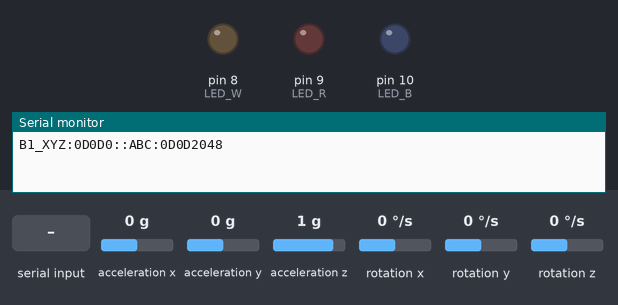
This sketch was run on a simulated Arduino Nano, built with avr-gcc and run on an emulated ATmega328P. Parts: output pins drawn as LEDs (lit = HIGH), the last lines printed to the serial monitor. Wiring (inferred from the names in the program): MPU-6050 motion sensor at I2C address 0x68. Inputs (shaded band) come from the test bench; at power-on: acceleration x 0 g, acceleration y 0 g, acceleration z 1 g, rotation x 0 °/s, rotation y 0 °/s, rotation z 0 °/s.

Above: at 1.5 s.
1.6 s: "B" received over Serial
At 3.0 s:
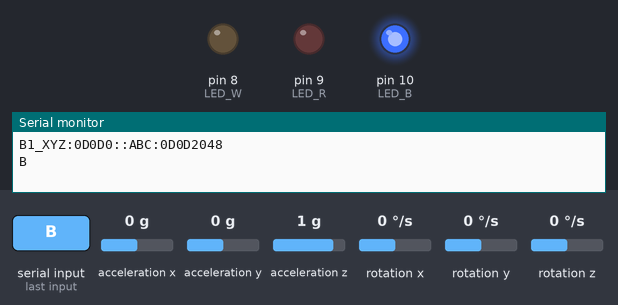
3.3 s: "R" received over Serial
At 4.5 s:
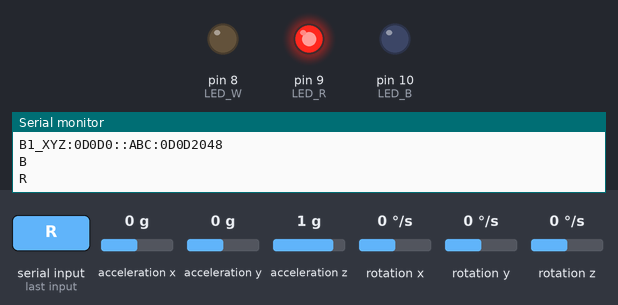
4.8 s: "W" received over Serial
At 5.9 s:
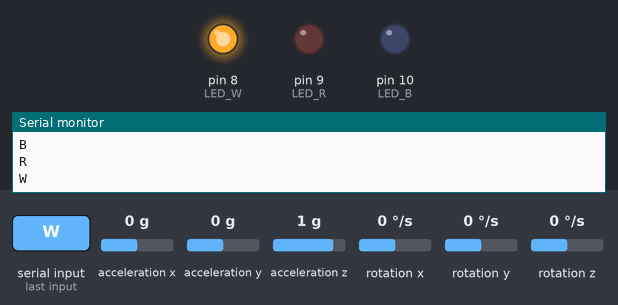
Timing chart, 0 to 7.8 s (numbered marks = the images above; inputs shaded):
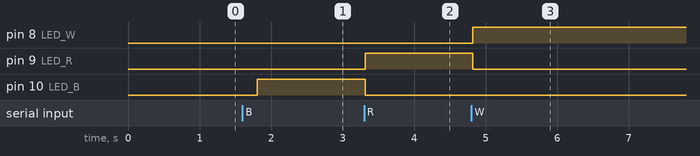

Measured:
- after the input at 1.6 s, pin 10 (LED_B): LOW → HIGH after 0.21 s
- after the input at 3.3 s, pin 9 (LED_R): LOW → HIGH at once; pin 10 (LED_B): HIGH → LOW at once
- after the input at 4.8 s, pin 8 (LED_W): LOW → HIGH at once; pin 9 (LED_R): HIGH → LOW at once

The sketch:

appJSemb.ino
```cpp
//Java Arduino nano, MPU-6050 et LEDs

#include <Wire.h>

/*Constantes identifiant les LED*/
#define LED_W     8
#define LED_R     9
#define LED_B     10

/*MPU-6000 I2C address is 0x68(104)*/
#define Addr 0x68

/*Buffeur de reception de données*/
char dataRecvL[2];

/*Declaration data to send*/
char coordonnee[100];
char oldCoordonnee[100];
int x,y,z,a,b,c;

void setup()
{
  pinMode(LED_W, OUTPUT);
  pinMode(LED_B, OUTPUT);
  pinMode(LED_R, OUTPUT);

  // Initialise I2C communication as Master
  Wire.begin();
  // Initialise serial communication, set baud rate = 9600
  Serial.begin(9600);

  // Start I2C transmission
  Wire.beginTransmission(Addr);
  // Select gyroscope configuration register
  Wire.write(0x1B);
  // Full scale range = 2000 dps
  Wire.write(0x18);
  // Stop I2C transmission
  Wire.endTransmission();

  // Start I2C transmission
  Wire.beginTransmission(Addr);
  // Select accelerometer configuration register
  Wire.write(0x1C);
  // Full scale range = +/-16g
  Wire.write(0x18);
  // Stop I2C transmission
  Wire.endTransmission();

  // Start I2C transmission
  Wire.beginTransmission(Addr);
  // Select power management register
  Wire.write(0x6B);
  // PLL with xGyro reference
  Wire.write(0x01);
  // Stop I2C transmission
  Wire.endTransmission();
  delay(300);
}

//define format data
void getInputs(){
    sprintf(coordonnee, "B1_XYZ:%dD%dD%d::ABC:%dD%dD%d",
        x,
        y,
        z,
        a,
        b,
        c
    );
}

void loop()
{
  unsigned int data[6];

  // Start I2C transmission
  Wire.beginTransmission(Addr);
  // Select data register
  Wire.write(0x3B);
  // Stop I2C transmission
  Wire.endTransmission();

  // Request 6 bytes of data
  Wire.requestFrom(Addr, 6);

  // Read 6 byte of data
  if(Wire.available() == 6)
  {
    data[0] = Wire.read();
    data[1] = Wire.read();
    data[2] = Wire.read();
    data[3] = Wire.read();
    data[4] = Wire.read();
    data[5] = Wire.read();
  }

  // Convert the data
  int xAccl = data[0] * 256 + data[1];
  int yAccl = data[2] * 256 + data[3];
  int zAccl = data[4] * 256 + data[5];

  // Start I2C transmission
  Wire.beginTransmission(Addr);
  // Select data register
  Wire.write(0x43);
  // Stop I2C transmission
  Wire.endTransmission();

  // Request 6 bytes of data
  Wire.requestFrom(Addr, 6);

  // Read 6 byte of data
  if(Wire.available() == 6)
  {
    data[0] = Wire.read();
    data[1] = Wire.read();
    data[2] = Wire.read();
    data[3] = Wire.read();
    data[4] = Wire.read();
    data[5] = Wire.read();
  }
  // Convert the data
  int xGyro = data[0] * 256 + data[1];
  int yGyro = data[2] * 256 + data[3];
  int zGyro = data[4] * 256 + data[5];

  // Output data to serial monitor
  x=xGyro;
  y=yGyro;
  z=zGyro;
  a=xAccl;
  b=yAccl;
  c=zAccl;
  getInputs();
  if( strcmp(coordonnee, oldCoordonnee) != 0){
     strcpy(oldCoordonnee, coordonnee);
     Serial.println(coordonnee);
  }
  delay(500);

  /*reception of data and ignition of the led*/
  if(Serial.available()){

    dataRecvL[0] = Serial.read();
    dataRecvL[1]= 0;

    if(strcmp(dataRecvL,"B")==0){
        Serial.println(dataRecvL);
        digitalWrite(LED_R, LOW);
        digitalWrite(LED_W, LOW);
        digitalWrite(LED_B, HIGH);
    }
    if(strcmp(dataRecvL,"R")==0){
        Serial.println(dataRecvL);
        digitalWrite(LED_B, LOW);
        digitalWrite(LED_W, LOW);
        digitalWrite(LED_R, HIGH);
    }
    if(strcmp(dataRecvL,"W")==0){
        Serial.println(dataRecvL);
        digitalWrite(LED_B, LOW);
        digitalWrite(LED_R, LOW);
        digitalWrite(LED_W, HIGH);
    }
  }
}
```
